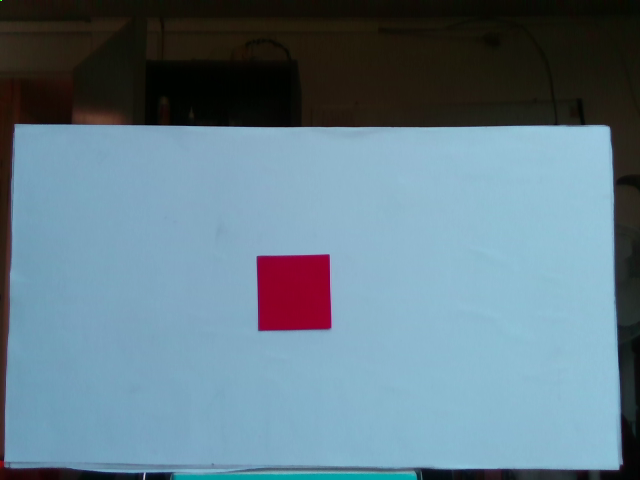
//> input picture ProjectOpenCV_BoundingBox/ProjectOpenCV_BoundingBox/imageColor.png, 640 x 480 px
$ ./main   (built with g++ and OpenCV 4)
//> lines starting //> are read from the running program, lines starting //| are printed output that depends on the picture; after the words box and inside, x2 and y2 are one past the last pixel; in counts of white or black regions, pixels touching at a corner belong together
#include <iostream>
#include <vector>
#include <opencv2\highgui\highgui.hpp>
#include <opencv2\core\core.hpp>
#include <opencv2\imgproc\imgproc.hpp>

using namespace cv;
using namespace std;


int main()
{

	Mat imgColor = imread("imageColor.png", IMREAD_COLOR);
//> imgColor is the input picture: 480 rows x 640 cols, CV_8UC3; mean B, G, R 137.8, 124.1, 99.3
	Mat imgHSV;
	Mat imgBinary;

	if (imgColor.empty()) { cout << "Error al Leer la imagen\n";	getchar();
		return -1;
	}

	//Convertir de espacio de colores BGR a HSV;
	cvtColor(imgColor, imgHSV, COLOR_BGR2HSV);
//> imgHSV: 480 rows x 640 cols, CV_8UC3; mean H, S, V 80.8, 106.5, 143.6

	inRange(imgHSV, Scalar(150, 100, 100), Scalar(200, 255, 255), imgBinary);
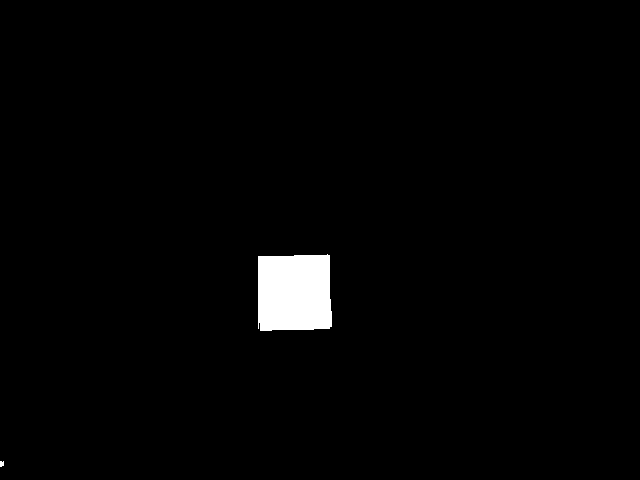
//> imgBinary: 480 rows x 640 cols, CV_8UC1; 1.8% white; 2 white regions, box (x1, y1, x2, y2) and area: (258, 254, 332, 331) 5397, (0, 461, 4, 467) 21

	//imshow("ImageColorBGR", imgHSV);
	imshow("ImageBinary", imgBinary);


	int erosion_size = 10;
	Mat element = getStructuringElement(MORPH_ELLIPSE, Size(2 * erosion_size + 1, 2 * erosion_size + 1), Point(erosion_size, erosion_size));

	erode(imgBinary, imgBinary, element);
	dilate(imgBinary, imgBinary, element);
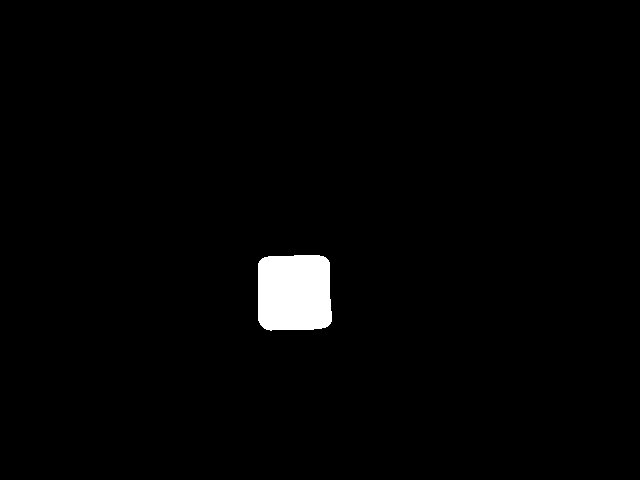
//> imgBinary: 480 rows x 640 cols, CV_8UC1; 1.7% white; 1 white region, box (x1, y1, x2, y2) and area: (258, 255, 332, 331) 5285

	Mat Points;
	findNonZero(imgBinary, Points);
//> Points = contour of 5285 points, box (x1, y1, x2, y2) (258, 255, 332, 331), area 850

	/*
	for (int i = 0; i < Points.total(); i++) {
		cout << "Zero#" << i << ": " << Points.at<Point>(i).x << ", " << Points.at<Point>(i).y << endl;
	}
	*/


	Rect Min_Rect = boundingRect(Points);
//> Min_Rect = Rect(258, 255, 74, 76)

	int areaRect = 0;
	areaRect = Min_Rect.area();
//> areaRect = 5624
	int width = Min_Rect.width;
//> width = 74
	int height = Min_Rect.height;
//> height = 76

	rectangle(imgColor, Min_Rect.tl(), Min_Rect.br(), Scalar(0, 255, 0), 1);
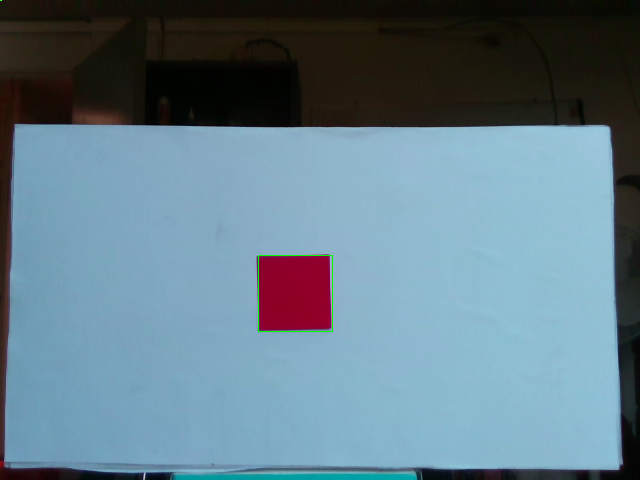
//> imgColor: 480 rows x 640 cols, CV_8UC3; 0.1% of pixels changed, all inside (x1, y1, x2, y2) = (258, 255, 333, 332)

	imshow("ImageBinary", imgBinary);
	imshow("Result", imgColor);

	cout << "El area es: " << areaRect << endl;
//| El area es: 5624
	cout << "EL ancho es: " << width << " por el largo :" << height << endl;
//| EL ancho es: 74 por el largo :76

	waitKey(0);

	return 0;
}
